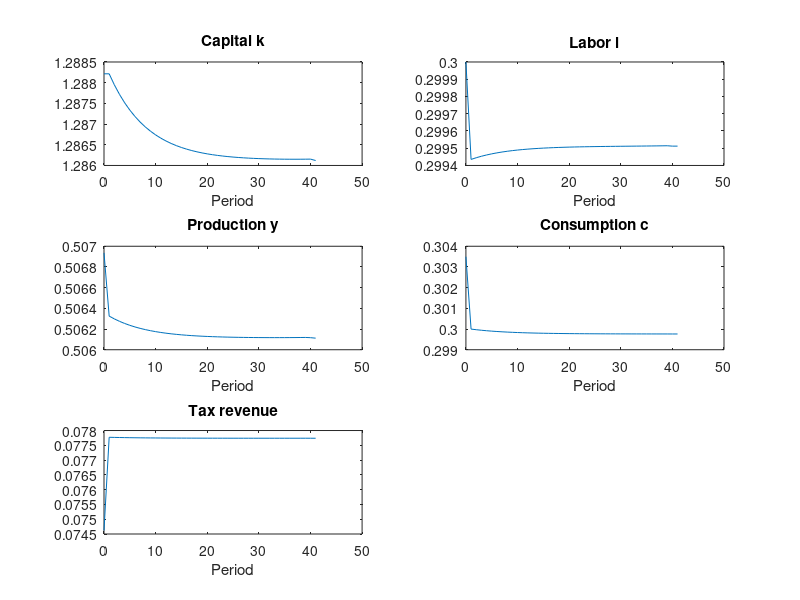

This figure's MATLAB source:
function Ch5_welfare_taul();
% 
%	Chapter 5.3 Labor Income Tax, transition dynamics
%   Author: Burkhard Heer
%   Last Change: June 21, 2018


%
%  Step 1: House Cleaning
%

clc;
close all;

%
% Step 2: Parameterization/Calibration 
%
par.alpha=0.36;
par.beta1=0.96;		% annual real interest rate of 4%
par.lstar=0.30;		% steady-state labor supply
par.sigma=2.0;		% 1/IES
par.taul=0.23;
%par.taul=0.40;     % tax wedge US from Prescott (2004)
%par.taul=0.59;     % tax wedge Germany
par.taul0=par.taul; % taul in initial steady state
par.delta=0.1;
par.nt=40;          % number of transition periods
par.display=0;      % set to 1 below so that the transition path is displayed in function Ch53_findk
par.utility=0;      % set to 1 below so that the welfare loss during transition is computed

rstar=1/par.beta1-1+par.delta;
klstar=(par.alpha/rstar)^(1/(1-par.alpha));
kstar=klstar*par.lstar;
par.kstar=kstar;
par.kfinal = par.kstar;
wstar=(1-par.alpha)*klstar^(par.alpha);
ystar=kstar^(par.alpha)*par.lstar^(1-par.alpha);

disp('parameterization');
par

gstar=par.taul*wstar*par.lstar;
disp('government share: ');
gstar/ystar
cstar=ystar-gstar-par.delta*kstar;
par.cstar = cstar;
par.gstar = gstar;

temp=(1-par.taul)*wstar*(1-par.lstar)/cstar;
gam=1/(1+temp);
par.gam=gam;
disp('calibration of gamma '); 
gam
pause;

xinitial= [par.lstar, cstar];
y=foc1(xinitial,par)
pause;

% Step 3: computation of partial equilibrium effect;
% computation of partial equilibrium effect;
% k and w constant
taulnew=par.taul+0.01;
par.taul1 = taulnew;
par.taul=taulnew;      

sol = fsolve(@(x)foc1(x,par),xinitial)
disp('solution : ');
disp('c and labor: ');
sol

lnew=sol(1);
cnew=sol(2);
disp('new equilibrium values: ');
cnew
lnew
disp('percentage changes: '); 
(cnew-cstar)/cstar
(lnew-par.lstar)/par.lstar

('consumption equivalent change: ');
ce0=(util(cstar,par.lstar,par)/ util(cnew,lnew,par) )^(-1/(par.gam*(1-par.sigma)))-1
pause;

%
% Step 4: general equlibrium effects: comparative steady states
par.taul=par.taul0;
% test: =0?";
xinitial=[par.lstar, cstar, par.kstar, wstar, rstar];
y=steadystate(xinitial,par)
pause;

par.taul=par.taul1;

disp('new allocation in general equilibrium');
disp('taul: ');
par.taul
xf = fsolve(@(x)steadystate(x,par),xinitial)


lnew1=xf(1);
cnew1=xf(2);
knew1=xf(3);
wnew1=xf(4);
rnew1=xf(5);

gnew1=par.taul*lnew1*wnew1;

disp('percentage changes c and l'); 
(cnew1-cstar)/cstar
(lnew1-par.lstar)/par.lstar

disp('consumption equivalent change: ');
ce1=(util(cstar,par.lstar,par)/ util(cnew1,lnew1,par) )^(-1/(par.gam*(1-par.sigma)))-1
pause;

%
% Step 5: Computation of the Transition
%
%      outer loop: over k_{nt} in the final period of the transition -> function findk()
%                  return: k_0 - kstar, the implied capital stock in period 0 minus 
%                                  the initial steady state value of capital
%
%      inner loop: within &findkinitial, we have to compute the dynamics
%                      Step 5.1: for given k_{nt}, we compute L_{nt} and C_{nt} in function findlcp()
%                      Step 5.2: Iteration over t=nt-1,...0
%                                  For given k_{t+1},L_{t+1},C_{t+1}, we have to find k_t,L_t,C_t 
%                                  in function findlcpk()
%
% Capital converges to the new steady state value from above, therefore k_{nt} has to lie between the old and
%      the new steady state value, kstar and knew1, and closer to the new steady state knew1

par.kfinal=knew1;
par.lfinal=lnew1;
par.cfinal=cnew1;
par.gfinal=taulnew*wage(knew1,lnew1,par)*lnew1;

kinitial=1.001*knew1;
y=Ch53_findk(kinitial,par)
pause;

clc;
k_solution = fsolve(@(k0)Ch53_findk(k0,par),kinitial);
clc;
disp('solution capital stock in period nt: ');
k_solution
pause;
par.display=1;
par.utility=1;
y=Ch53_findk(k_solution,par)



end

%%%%%%%%%%%%%%%%%%%%%%%%%%%%%%%%%%%%%%%%%%%%%%%%%%%%%%%%%%%%%%%%%%%%%%%%%%%
%% AUXILIARY FUNCTIONS
%%%%%%%%%%%%%%%%%%%%%%%%%%%%%%%%%%%%%%%%%%%%%%%%%%%%%%%%%%%%%%%%%%%%%%%%%%%

%% first-order condition labor 
function [y] = findlcpk(x,par)

	k=x(1);
	labor=x(2);
	c=x(3);
	k1=par.kold;
	labor1=par.lold;
	c1=par.cold;
	y=zeros(3,1);
	
	w0=wage(k,labor,par);
	r1=interest(k1,labor1,par);
	g0=par.taul*w0*labor;
	
	y(1)=w0*(1-par.taul)*(1-labor)-(1-par.gam)/par.gam*c;
	y(2)=(1-par.delta)*k+production(k,labor,par)-k1-c-g0;
	y(3)=(c1/c)^(1-par.gam*(1-par.sigma))*( (1-labor1)/(1-labor) )^(-(1-par.gam)*(1-par.sigma))-par.beta1*(1+r1-par.delta);

end


%% first-order condition labor 
function [y] = foc1(x,par)
	y=zeros(2,1);
    labor = x(1);
    c = x(2);
    k = par.kfinal;
    wstar = wage(k,labor,par);
    rstar = interest(k,labor,par);
	y(1)=(1-par.gam)/par.gam*c-(1-labor)*(1-par.taul)*wstar;
	y(2)=c+par.delta*k-(1-par.taul)*labor*wstar-rstar*k;
end

%% first-order condition labor 
function [y] = Ch53_findk(k0,par)
	kyoung=k0;      % last period nt of transition
	kold=par.kfinal;	% new steady state in period nt+1
	lold=par.lfinal;
	cold=par.cfinal;
	nt = par.nt;
	
	xtimepath=zeros(nt+2,6);    % time path for endogenous variables k,l,y,c,g 
	xtimepath(nt+2,1)=par.kfinal;
	xtimepath(nt+2,2)=par.lfinal;
	xtimepath(nt+2,3)=production(par.kfinal,par.lfinal,par);
	xtimepath(nt+2,4)=par.cfinal;
	xtimepath(nt+2,5)=par.gfinal;
	xtimepath(nt+2,6)=nt+1;
	
	xtimepath(1,1)=par.kstar;
	xtimepath(1,2)=par.lstar;
	xtimepath(1,3)=production(par.kstar,par.lstar,par);
	xtimepath(1,4)=par.cstar;
	xtimepath(1,5)=par.gstar;
	xtimepath(1,6)=0;
	
	% computation of l and cp in period nt
	x0=[lold, cold];
    y1 = foc1(x0,par);
    sol = fsolve(@(x)foc1(x,par),x0);
	lyoung=sol(1); 
	cyoung=sol(2);
	
	xtimepath(nt+1,1)=kyoung;
	xtimepath(nt+1,2)=lyoung;
	xtimepath(nt+1,3)=production(kyoung,lyoung,par);
	xtimepath(nt+1,4)=cyoung;
	xtimepath(nt+1,5)=par.taul*wage(kyoung,lyoung,par)*lyoung;
	xtimepath(nt+1,6)=nt;
	
	
	
	x0=[kyoung, lyoung, cyoung];
	x=x0;
	
	for i=nt-1:-1:1
		kold=x(1);
		lold=x(2);
		cold=x(3);
        par.kold=kold;
        par.lold=lold;
        par.cold=cold;
		
        x = fsolve(@(x)findlcpk(x,par),x0);
		x0=x;
		
		kyoung=x(1);
		lyoung=x(2); 
		cyoung=x(3);
	
		xtimepath(i+1,1)=kyoung;
		xtimepath(i+1,2)=lyoung;
		xtimepath(i+1,3)=production(kyoung,lyoung,par);
		xtimepath(i+1,4)=cyoung;
		xtimepath(i+1,5)=par.taul*wage(kyoung,lyoung,par)*lyoung;
		xtimepath(i+1,6)=i;
		
		
    end
	
    if par.display==1
        figure
        subplot(3,2,1);
        plot(xtimepath(:,6),xtimepath(:,1))
        title('Capital k'); 
        xlabel('Period');
        subplot(3,2,2);
        plot(xtimepath(:,6),xtimepath(:,2)) 
        title('Labor l'); 
        xlabel('Period');
        subplot(3,2,3);
        plot(xtimepath(:,6),xtimepath(:,3))
        title('Production y'); 
        xlabel('Period');
        subplot(3,2,4);
        plot(xtimepath(:,6),xtimepath(:,4))
        title('Consumption c'); 
        xlabel('Period');
        subplot(3,2,5);
        plot(xtimepath(:,6),xtimepath(:,5))
        title('Tax revenue'); 
        xlabel('Period');
        pause;
    end
    
% compuation of welfare loss during transition
    if par.utility==1
        utillife0=util(par.cstar,par.lstar,par)/(1-par.beta1);
        utillife1=0;
        for i=1:1:nt
            c0=xtimepath(i+1,4);
            l0=xtimepath(i+1,2);
            utillife1=utillife1+par.beta1^(i-1)*util(c0,l0,par);
        end
		utilnew=util(par.cfinal,par.lfinal,par);
		utillife1=utillife1+par.beta1^(nt)*utilnew/(1-par.beta1);

        disp('consumption equivalent change: ');
        ce2=(utillife0/ utillife1 )^(-1/(par.gam*(1-par.sigma)))-1;
        ce2*100  
        pause;
    end
    
	y=kyoung-par.kstar;
end

%% utility function
function [y] = util(c,labor,par)
	y=c^(par.gam)*(1-labor)^(1-par.gam);
	y=y^(1-par.sigma)/(1-par.sigma);
end

%% steady state
function [y] = steadystate(x,par)
	
    labor = x(1);
	c=x(2);
	k=x(3);
	w=x(4);
	r=x(5);
	y=zeros(5,1);
	y(1)=(1-par.gam)/par.gam*c-(1-labor)*(1-par.taul)*w;
	y(2)=c+par.delta*k-(1-par.taul)*labor*w-r*k;
	y(3)=r-interest(k,labor,par);
	y(4)=w-wage(k,labor,par);
	y(5)=1/par.beta1-1+par.delta-r;
	
end
    


% production function F
function [y] = production(k,l,par)
    alpha = par.alpha;
	y=  (k^alpha)*l^(1-alpha);
end

% wage
function [y] = wage(k,l,par)
    alpha = par.alpha;
	y= (1-alpha)*(k^alpha)*l^(-alpha);
end

% interest rate
function [y] = interest(k,l,par)
    alpha = par.alpha;
	y= alpha*k^(alpha-1)*l^(1-alpha);
end
